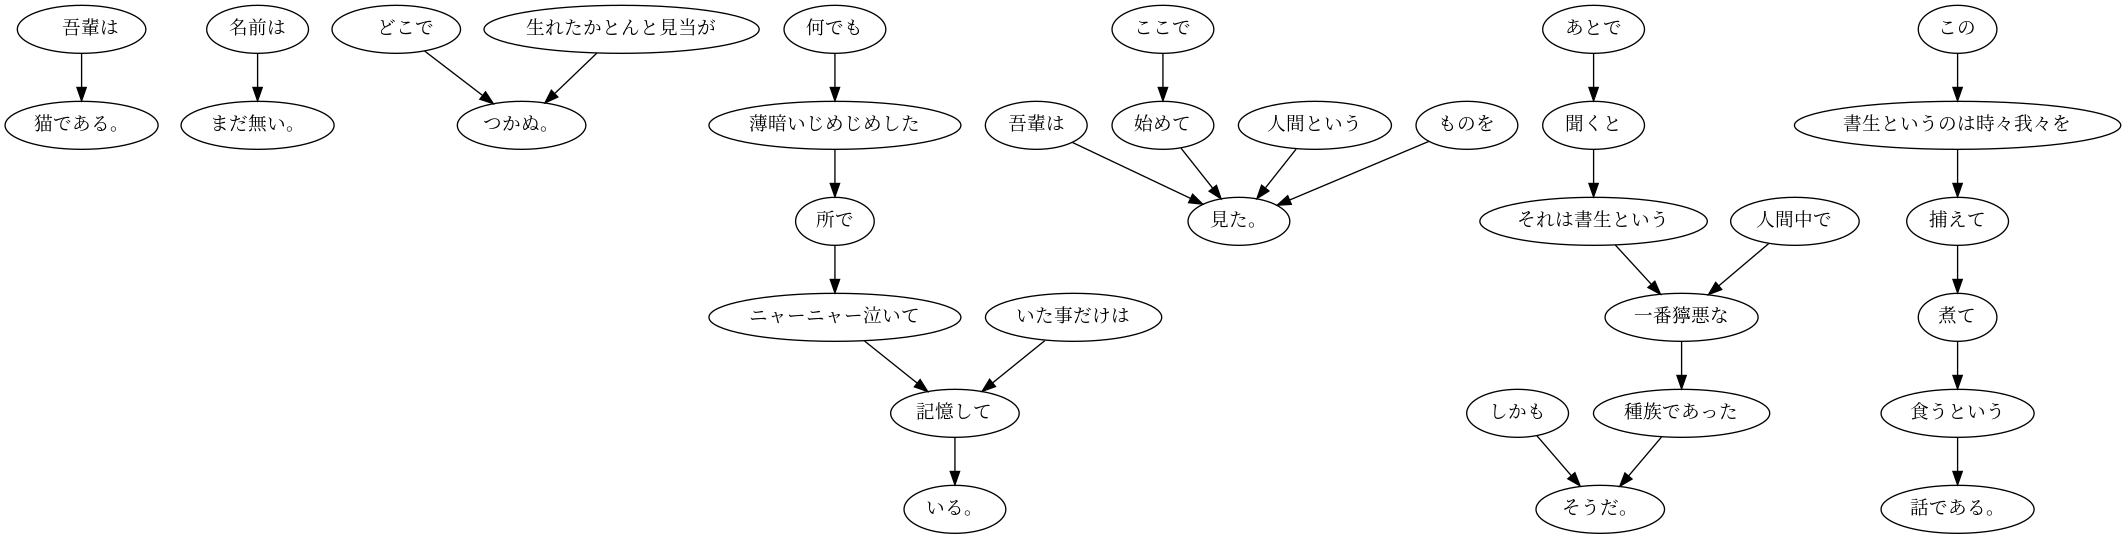

The script that drew this image:
import pydot

class Morph():
    def __init__(self,surface,base,pos,pos1):
        self.surface = surface
        self.base = base
        self.pos = pos
        self.pos1 = pos1


class Chunk():
    def __init__(self,info,morphs):
        self.morphs = morphs
        l = info.split()
        self.to = int(l[2][:-1])
    def print_info(self):
        for i in self.morphs:
            print(i.surface,end='')
        print()
    def get_info(self):
        s = ""
        for i in self.morphs:
            s+=i.surface
        return s
    def check_pos(self,pos):
        for i in self.morphs:
            if i.pos==pos:
                return True
        return False


path = './neko.txt.cabocha'
with open(path) as f:
    s = f.read()
    sentences = s.split('EOS')
    res = []
    for sentence in sentences:
        if len(sentence)<1:
            continue
        morphs = []
        info = ""
        tmp = []
        for j in sentence.split('\n'):
            if len(j)<1:
                continue
            if j[0]=='*':
                if info=="":
                    info = j
                else:
                    tmp.append(Chunk(info,morphs))
                    info = j
                    morphs = []
            else:
                l = j.split('\t')
                if(len(l)<2):
                    continue
                surface = l[0]
                l = l[1].split(',')
                base = l[-3]
                pos = l[0]
                pos1 = l[1]
                morphs.append(Morph(surface,base,pos,pos1))
        if info!="":
            tmp.append(Chunk(info,morphs))
        res.append(tmp)

# example https://pythonhaven.wordpress.com/2009/12/09/generating_graphs_with_pydot/

graph = pydot.Dot(graph_type='digraph')

for i in res[:10]:
    for j in i:
        if j.to == -1:
            continue
        edge = pydot.Edge(j.get_info(),i[j.to].get_info())
        graph.add_edge(edge)
graph.write_png('task44.png')
